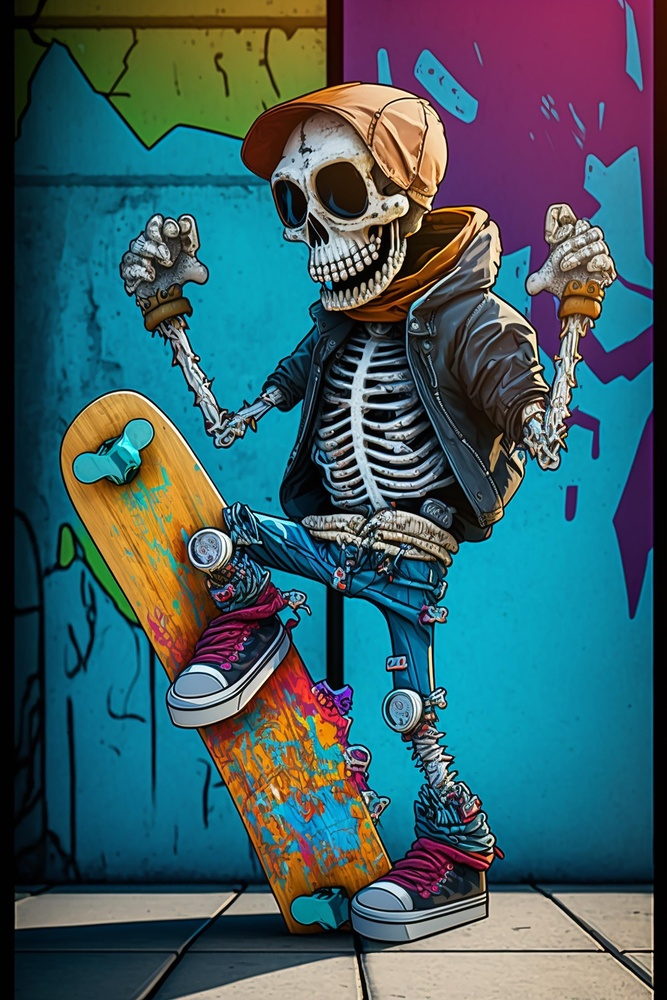
#> input picture input.jpg, 667 x 1000 px, shrunk from 2048 x 3072 before the run
$ python -i histogram.py   (imports and definitions only)
#> lines starting #> are read from the running program, lines starting #| are printed output that depends on the picture
#> further down, picture is the input picture: shape (1000, 667, 3); mean B, G, R 100.2, 93.6, 62.4
import cv2

def histogram(image):
  gray = cv2.cvtColor(image, cv2.COLOR_BGR2GRAY)
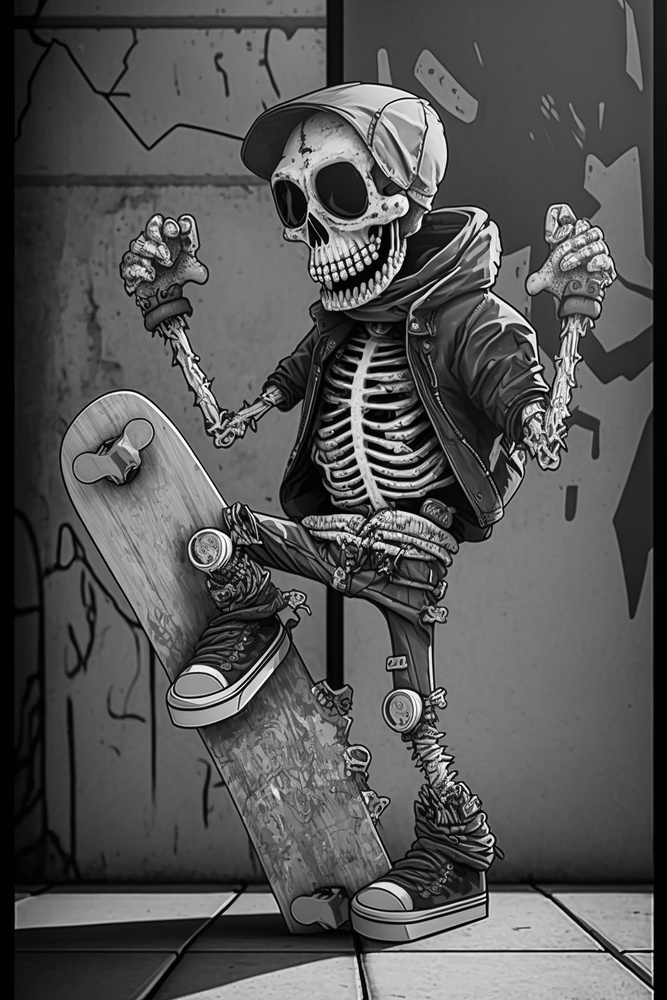
#> gray: shape (1000, 667); min 0, max 255, mean 85
  hist = cv2.calcHist([gray], [0], None, [256], [0, 256])
#> hist = 256 values, max 18148 at index 1, min 6 at index 255, mean 2605.5

  eq = cv2.equalizeHist(gray)
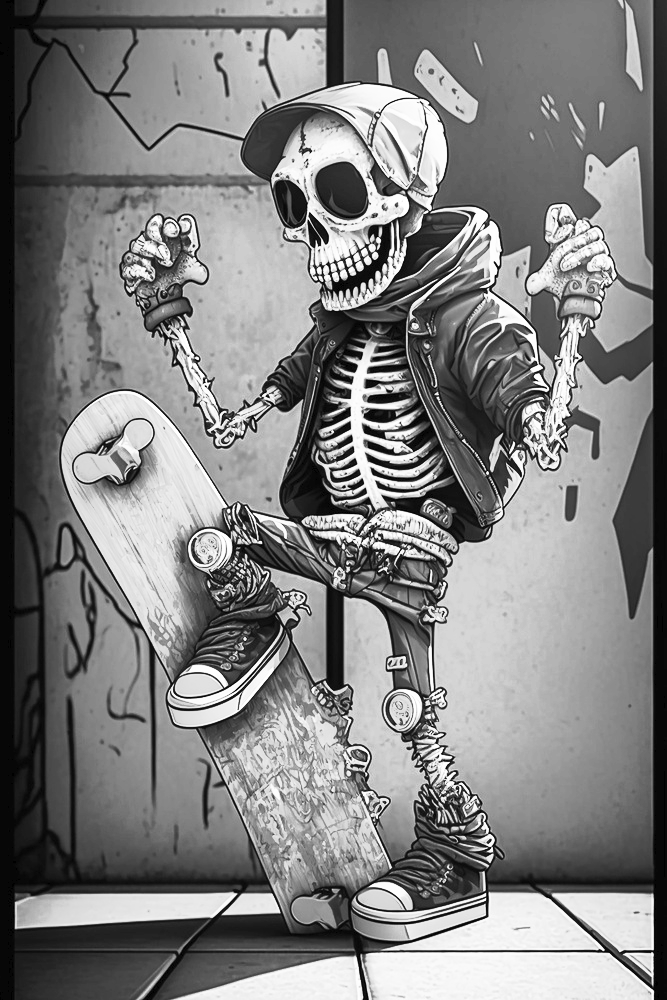
#> eq: shape (1000, 667); min 0, max 255, mean 128.2
  histeq = cv2.calcHist([eq], [0], None, [256], [0, 256])
#> histeq = 256 values, max 18148 at index 7, min 0 at index 1, mean 2605.5

  return [hist, eq, histeq]

>>> import cv2
>>> picture = cv2.imread('../input.jpg')
>>> result = histogram(picture)
#> result = 3 items
